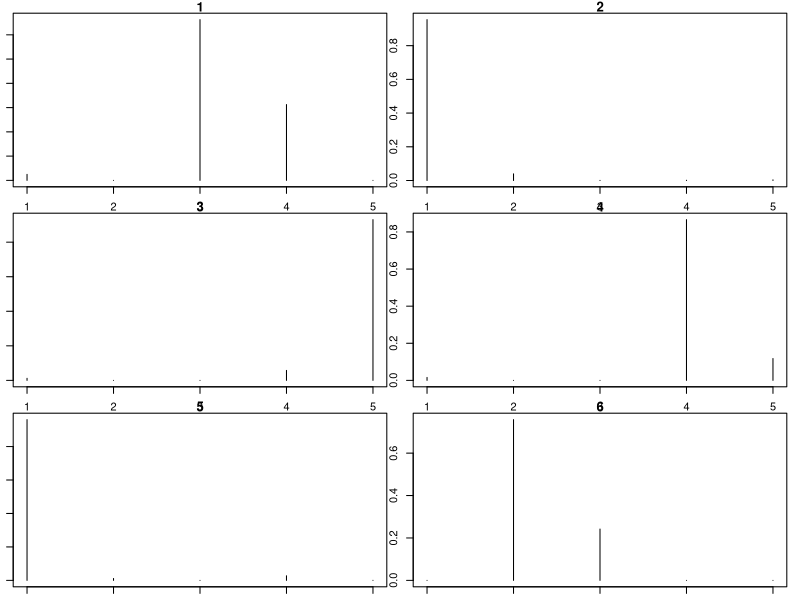
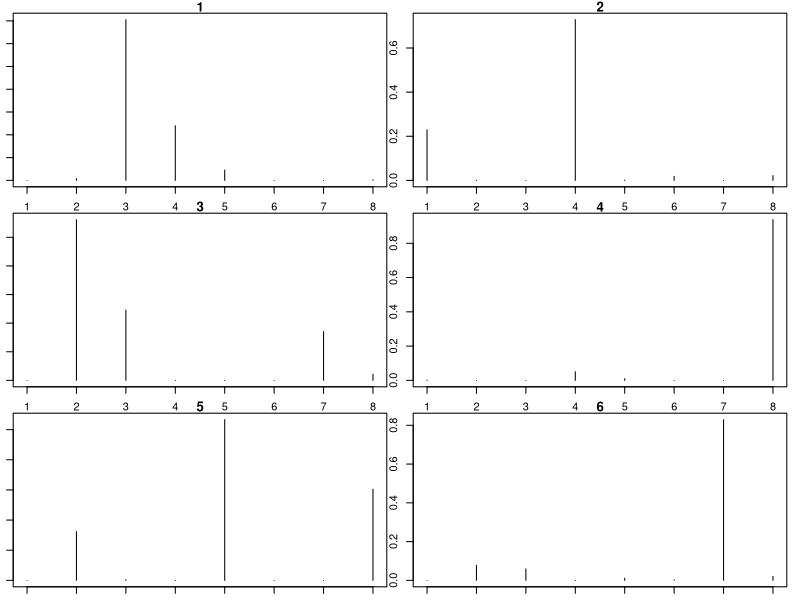

Generate these figures, in order, with R: (Note: this script raises an error after producing the figures.)
rm(list=ls(all=TRUE))
library('MCMCpack')
set.seed(4)

#basic settings
nbehavior=6
ncat.data=c(5,8)
ndata.types=length(ncat.data)

#get parameters
phi=list()
for (i in 1:ndata.types){
  phi[[i]]=rdirichlet(nbehavior,alpha=rep(0.1,ncat.data[i]))
}
theta.true=theta=rep(1/nbehavior,nbehavior)
phi.true=phi

#look at these parameters
par(mfrow=c(ceiling(nbehavior/2),2),mar=rep(1,4))
for (i in 1:nbehavior) plot(phi.true[[1]][i,],type='h',main=i)
for (i in 1:nbehavior) plot(phi.true[[2]][i,],type='h',main=i)

#generate data
nobs=10000
ztmp=rmultinom(nobs,size=1,prob=theta)
z=rep(NA,nobs)
res=matrix(NA,nobs,2)
for (i in 1:nobs){
  z[i]=which(ztmp[,i]==1)
  y1=rmultinom(1,size=1,prob=phi[[1]][z[i],])
  y2=rmultinom(1,size=1,prob=phi[[2]][z[i],])
  res[i,]=c(which(y1==1),which(y2==1))
}
table(z)
colnames(res)=c('y1','y2')
z.true=z

for (i in 1:2){
  print(c(i,length(unique(res[,i]))))
}

#export fake data
setwd('U:\\GIT_models\\mixture_movem')
write.csv(res,'fake data.csv',row.names=F)
